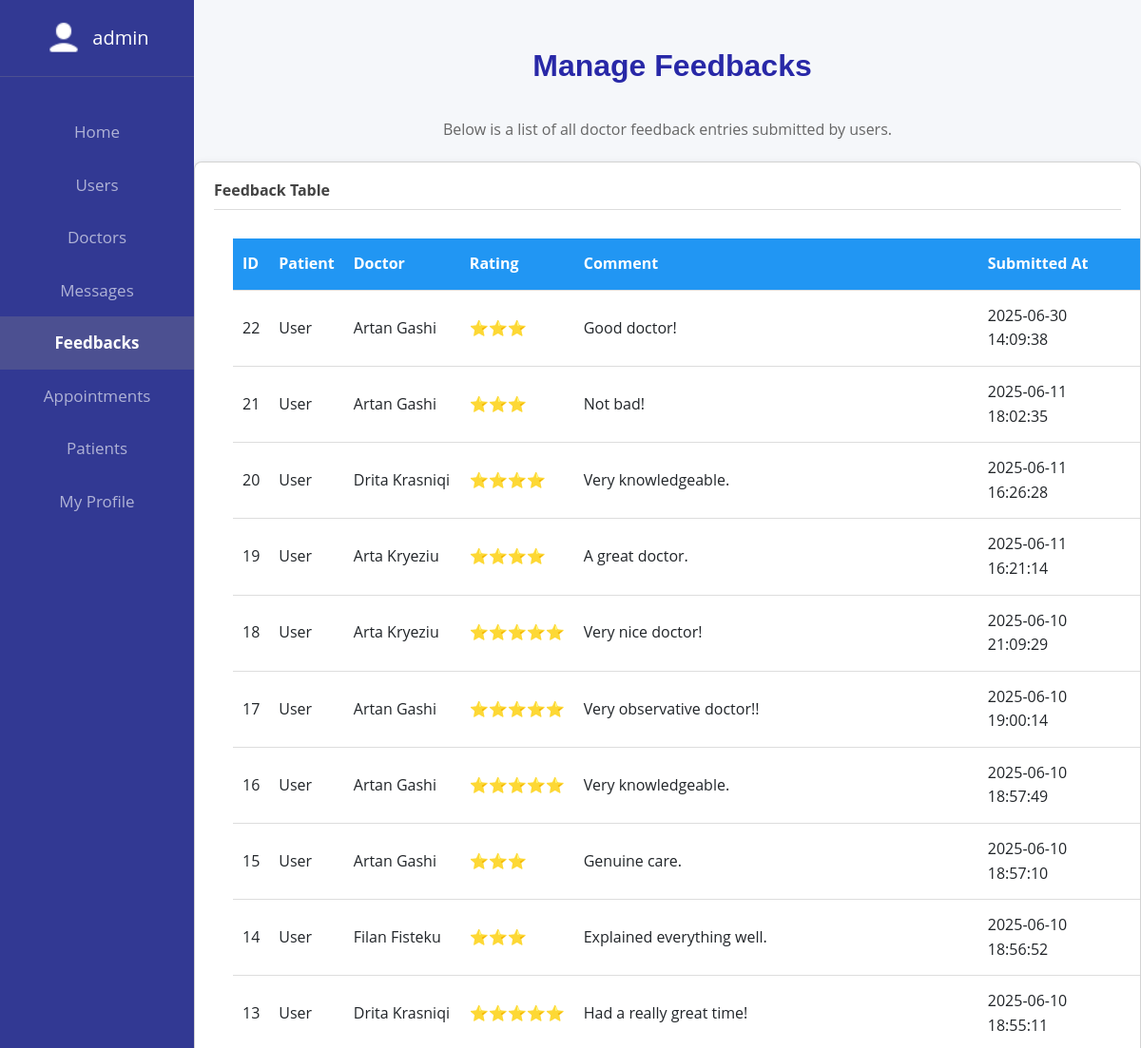
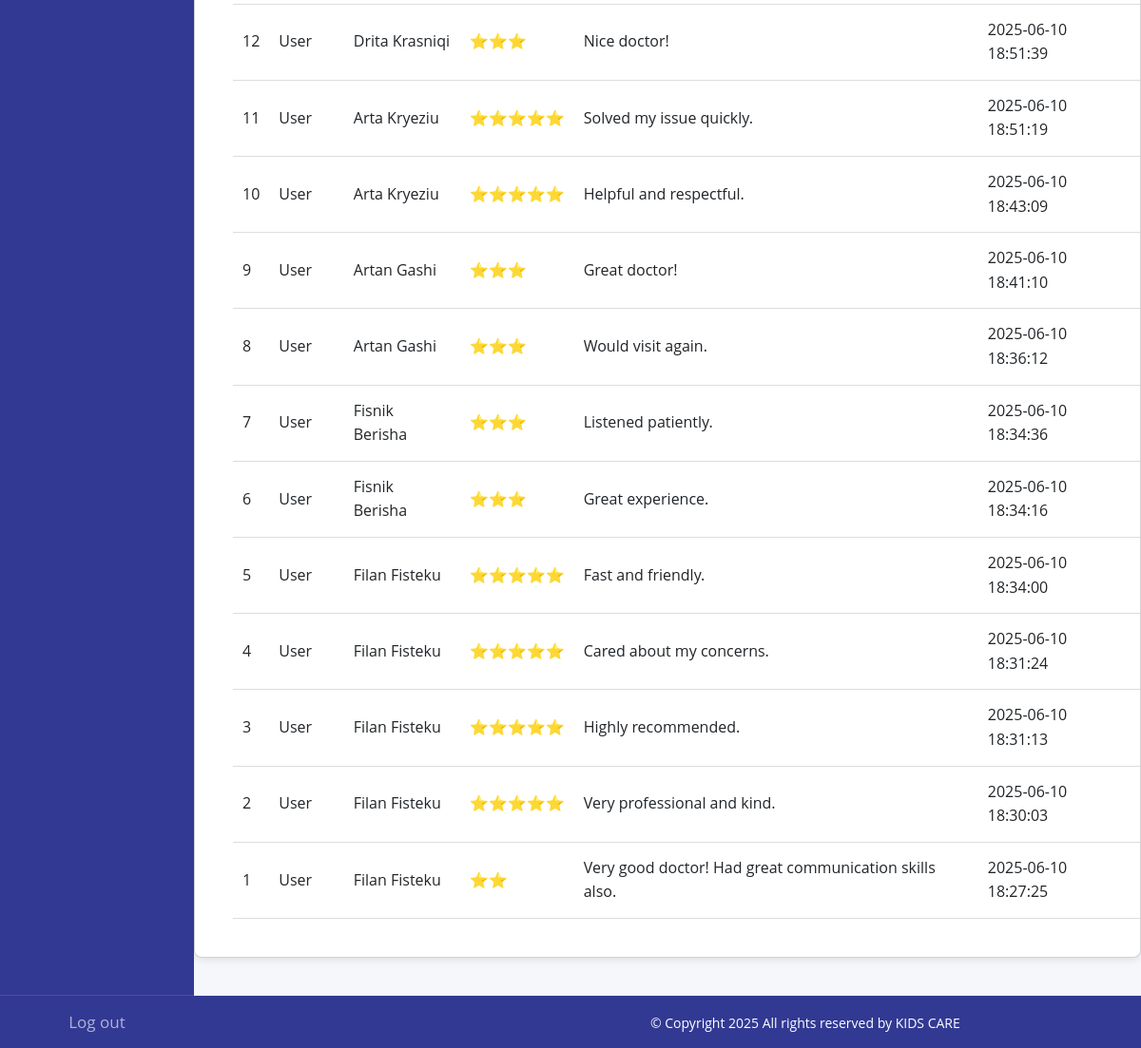
Screenshot of /manage-feedbacks.php (signed in) with the database file from the repository (2 pictures, top to bottom).
### tables this page shows
CREATE TABLE `doctor_feedback` (
  `id` int(11) NOT NULL,
  `user_id` int(11) NOT NULL,
  `doctor_id` int(11) NOT NULL,
  `rating` varchar(10) DEFAULT NULL,
  `comment` text DEFAULT NULL,
  `created_at` timestamp NOT NULL DEFAULT current_timestamp()
);

CREATE TABLE `users` (
  `id` int(10) NOT NULL,
  `username` varchar(255) NOT NULL,
  `email` varchar(255) NOT NULL,
  `password` varchar(255) NOT NULL,
  `role_id` int(11) DEFAULT NULL
);

### manage-feedbacks.php (the view, shortened to what this page needs)
<?php
include "includes/functions/connect.php";
?>
<!DOCTYPE html>
<html>
<head>
    <link href="https://cdn.jsdelivr.net/npm/bootstrap@5.3.3/dist/css/bootstrap.min.css" rel="stylesheet">
    <link rel="stylesheet" href="menus.css">
</head>
<body>
<?php include "includes/templates/admin-sidebar.php"; ?>
<div class="content">
    <h1>Manage Feedbacks</h1>
    <p class="feedbacks-paragraph">Below is a list of all doctor feedback entries submitted by users.</p>
    <div class="card">
        <h3>Feedback Table</h3>
        <table>
            <tr>
                <th>ID</th>
                <th>Patient</th>
                <th>Doctor</th>
                <th>Rating</th>
                <th>Comment</th>
                <th>Submitted At</th>
            </tr>
            <?php
            $query = "
                SELECT df.id,
                       u1.username AS patient_name,
                       u2.username AS doctor_name,
                       df.rating,
                       df.comment,
                       df.created_at
                FROM doctor_feedback df
                JOIN users u1 ON df.user_id = u1.id
                JOIN users u2 ON df.doctor_id = u2.id
                ORDER BY df.created_at DESC
            ";
            $result = mysqli_query($conn, $query);
            if (mysqli_num_rows($result) > 0) {
                while ($row = mysqli_fetch_assoc($result)) {
                    echo "<tr>
                            <td>{$row['id']}</td>
                            <td>" . htmlspecialchars($row['patient_name']) . "</td>
                            <td>" . htmlspecialchars($row['doctor_name']) . "</td>
                            <td><span class='rating-stars'>" . str_repeat('⭐', $row['rating']) . "</span></td>
                            <td>" . nl2br(htmlspecialchars($row['comment'])) . "</td>
                            <td>{$row['created_at']}</td>
                          </tr>";
                }
            } else {
                echo "<tr><td colspan='6' style='text-align:center;'>No feedback entries found</td></tr>";
            }
            ?>
        </table>
    </div>
    <?php include "includes/templates/footer.php"; ?>
</div>
</body>
</html>

### menus.css (style rules this page uses)
body { font-family: 'Open Sans', sans-serif; color: var(--text-color); background-color: #f9fafb; line-height: 1.6; margin: 0; padding: 0; }
:root { --primary-color: #2563eb; --primary-dark: #1e40af; --secondary-color: #f8fafc; --text-color: #334155; --light-gray: #e2e8f0; --border-radius: 12px; --box-shadow: 0 4px 6px -1px rgba(0, 0, 0, 0.1), 0 2px 4px -1px rgba(0, 0, 0, 0.06); --transition: all 0.3s ease; }
h1, h2 { font-family: 'Montserrat', sans-serif; font-size: 2.5rem; font-weight: 700; color: var(--primary-dark); margin: 2rem 0 1rem; position: relative; padding-bottom: 1rem; }
.content { position: absolute; top: 0; left: 17%; right: 0; }
.content h1 { color: rgb(40, 40, 167); }
body { background: #f5f7fa; }
h1 { font-size: 36px; color: #333; margin-bottom: 20px; margin-left:10px; }
.card { background: #fff; border-radius: 8px; box-shadow: 0 2px 8px rgba(0,0,0,0.1); padding: 20px; margin-bottom: 30px; max-width: 1400px; margin-left:60px; }
.card h3 { margin-top: 0; margin-bottom: 20px; color: #444; border-bottom: 1px solid #ddd; padding-bottom: 10px; }
table { width: 100%; border-collapse: collapse; margin-top: 10px; margin:20px; padding-left: 20px; }
th, td { padding: 14px 10px; text-align: left; border-bottom: 1px solid #ddd; font-size:20px; background-color: white; }
th { background: #2196F3; color: white; }

### manage-feedbacks.php (style rules this page uses)
body { background: #f5f7fa; }
h1 { font-size: 32px; color: #333; margin-bottom: 20px; text-align: center; margin-top: 50px; }
.card { background: #fff; border-radius: 8px; box-shadow: 0 2px 8px rgba(0,0,0,0.1); padding: 20px; max-width: 1150px; margin: 0 auto 40px; }
.card h3 { margin-top: 0; margin-bottom: 20px; color: #444; border-bottom: 1px solid #ddd; padding-bottom: 10px; font-size: 16px; font-weight: bold; }
table { width: 100%; border-collapse: collapse; margin-top: 10px; }
th, td { padding: 14px 10px; text-align: left; border-bottom: 1px solid #ddd; font-size: 16px; }
th { background: #2196F3; color: white; }
.feedbacks-paragraph { text-align: center; font-size: 16px; color: #666; margin-bottom: 20px; }
.rating-stars { color: #FFD700; font-size: 16px; }

### rows the page displays
doctor_feedback: id "22", user.username "User", doctor.username "Artan Gashi", rating "⭐⭐⭐", comment "Good doctor!", created_at "2025-06-30 14:09:38"
doctor_feedback: id "21", user.username "User", doctor.username "Artan Gashi", rating "⭐⭐⭐", comment "Not bad!", created_at "2025-06-11 18:02:35"
doctor_feedback: id "20", user.username "User", doctor.username "Drita Krasniqi", rating "⭐⭐⭐⭐", comment "Very knowledgeable.", created_at "2025-06-11 16:26:28"
doctor_feedback: id "19", user.username "User", doctor.username "Arta Kryeziu", rating "⭐⭐⭐⭐", comment "A great doctor.", created_at "2025-06-11 16:21:14"
doctor_feedback: id "18", user.username "User", doctor.username "Arta Kryeziu", rating "⭐⭐⭐⭐⭐", comment "Very nice doctor!", created_at "2025-06-10 21:09:29"
doctor_feedback: id "17", user.username "User", doctor.username "Artan Gashi", rating "⭐⭐⭐⭐⭐", comment "Very observative doctor!!", created_at "2025-06-10 19:00:14"
doctor_feedback: id "16", user.username "User", doctor.username "Artan Gashi", rating "⭐⭐⭐⭐⭐", comment "Very knowledgeable.", created_at "2025-06-10 18:57:49"
doctor_feedback: id "15", user.username "User", doctor.username "Artan Gashi", rating "⭐⭐⭐", comment "Genuine care.", created_at "2025-06-10 18:57:10"
doctor_feedback: id "14", user.username "User", doctor.username "Filan Fisteku", rating "⭐⭐⭐", comment "Explained everything well.", created_at "2025-06-10 18:56:52"
doctor_feedback: id "13", user.username "User", doctor.username "Drita Krasniqi", rating "⭐⭐⭐⭐⭐", comment "Had a really great time!", created_at "2025-06-10 18:55:11"
doctor_feedback: id "12", user.username "User", doctor.username "Drita Krasniqi", rating "⭐⭐⭐", comment "Nice doctor!", created_at "2025-06-10 18:51:39"
doctor_feedback: id "11", user.username "User", doctor.username "Arta Kryeziu", rating "⭐⭐⭐⭐⭐", comment "Solved my issue quickly.", created_at "2025-06-10 18:51:19"
doctor_feedback: id "10", user.username "User", doctor.username "Arta Kryeziu", rating "⭐⭐⭐⭐⭐", comment "Helpful and respectful.", created_at "2025-06-10 18:43:09"
doctor_feedback: id "9", user.username "User", doctor.username "Artan Gashi", rating "⭐⭐⭐", comment "Great doctor!", created_at "2025-06-10 18:41:10"
doctor_feedback: id "8", user.username "User", doctor.username "Artan Gashi", rating "⭐⭐⭐", comment "Would visit again.", created_at "2025-06-10 18:36:12"
doctor_feedback: id "7", user.username "User", doctor.username "Fisnik Berisha", rating "⭐⭐⭐", comment "Listened patiently.", created_at "2025-06-10 18:34:36"
doctor_feedback: id "6", user.username "User", doctor.username "Fisnik Berisha", rating "⭐⭐⭐", comment "Great experience.", created_at "2025-06-10 18:34:16"
doctor_feedback: id "5", user.username "User", doctor.username "Filan Fisteku", rating "⭐⭐⭐⭐⭐", comment "Fast and friendly.", created_at "2025-06-10 18:34:00"
doctor_feedback: id "4", user.username "User", doctor.username "Filan Fisteku", rating "⭐⭐⭐⭐⭐", comment "Cared about my concerns.", created_at "2025-06-10 18:31:24"
doctor_feedback: id "3", user.username "User", doctor.username "Filan Fisteku", rating "⭐⭐⭐⭐⭐", comment "Highly recommended.", created_at "2025-06-10 18:31:13"
doctor_feedback: id "2", user.username "User", doctor.username "Filan Fisteku", rating "⭐⭐⭐⭐⭐", comment "Very professional and kind.", created_at "2025-06-10 18:30:03"
doctor_feedback: id "1", user.username "User", doctor.username "Filan Fisteku", rating "⭐⭐", comment "Very good doctor! Had great communication skills also.", created_at "2025-06-10 18:27:25"

### other values shown
$username "admin"
